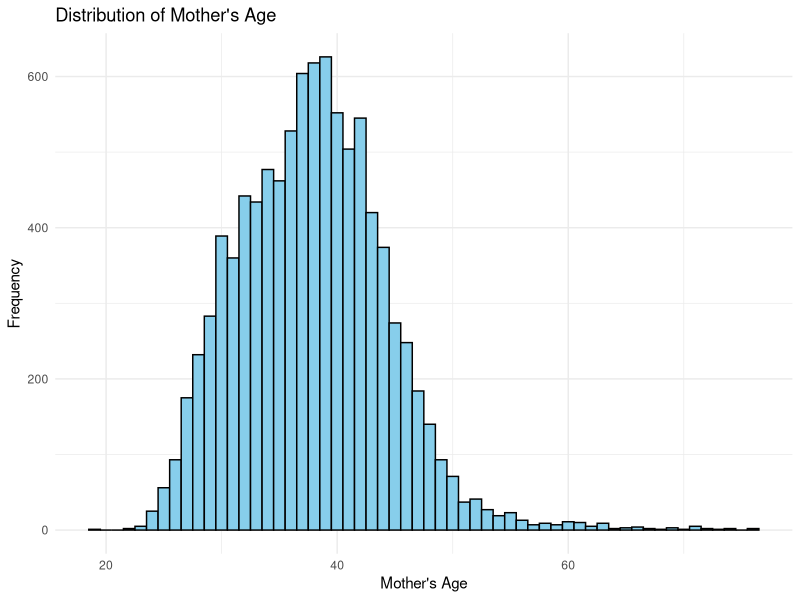
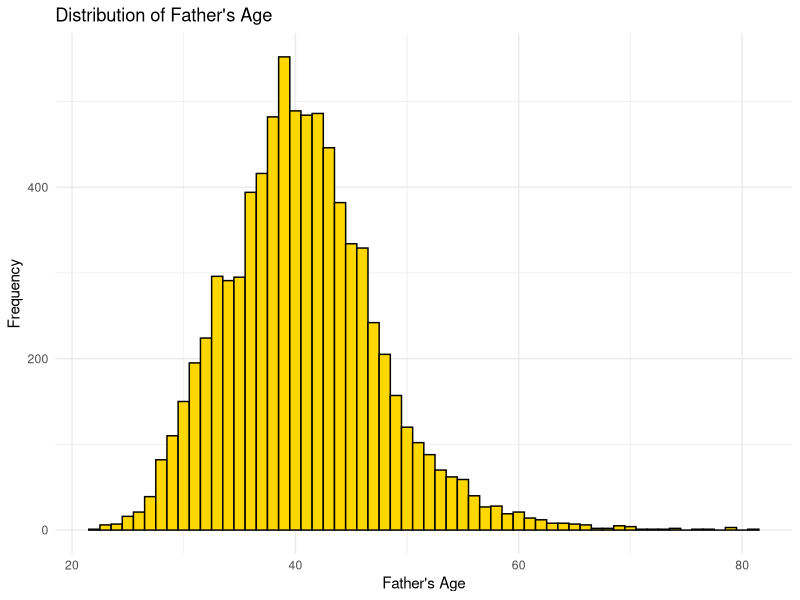
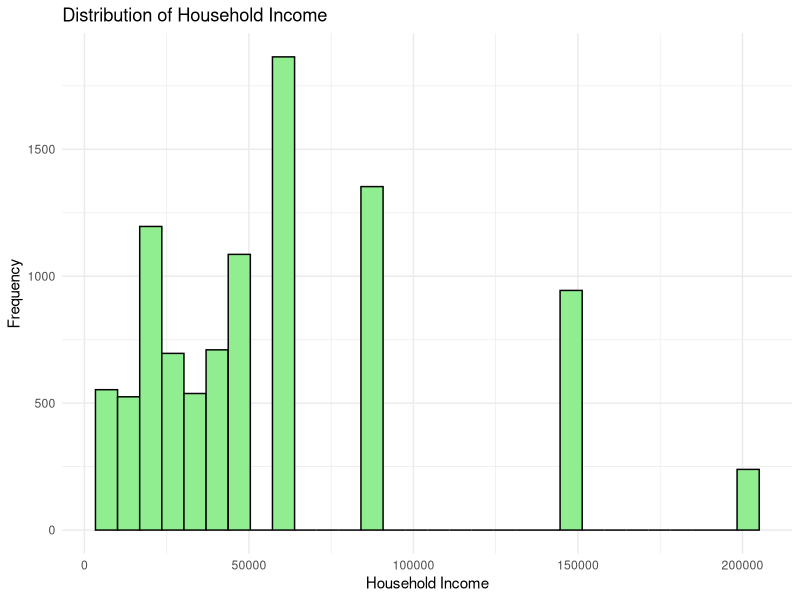
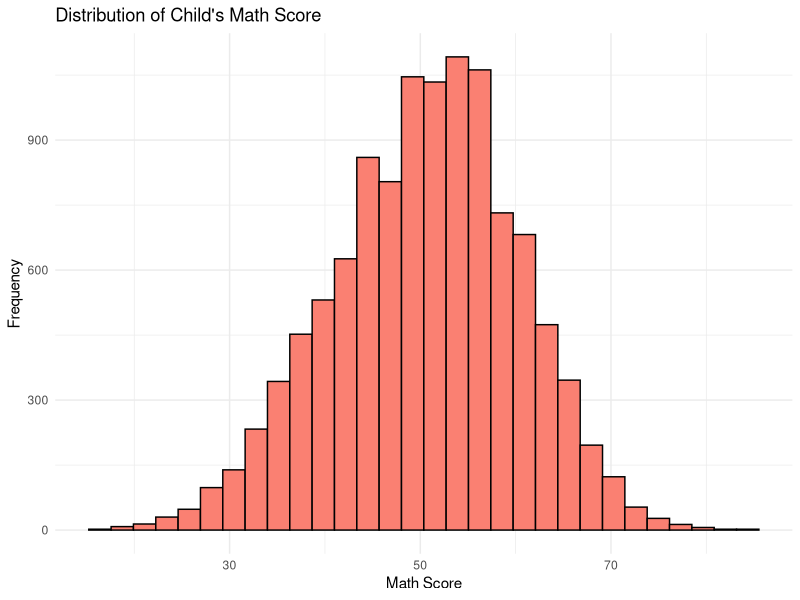
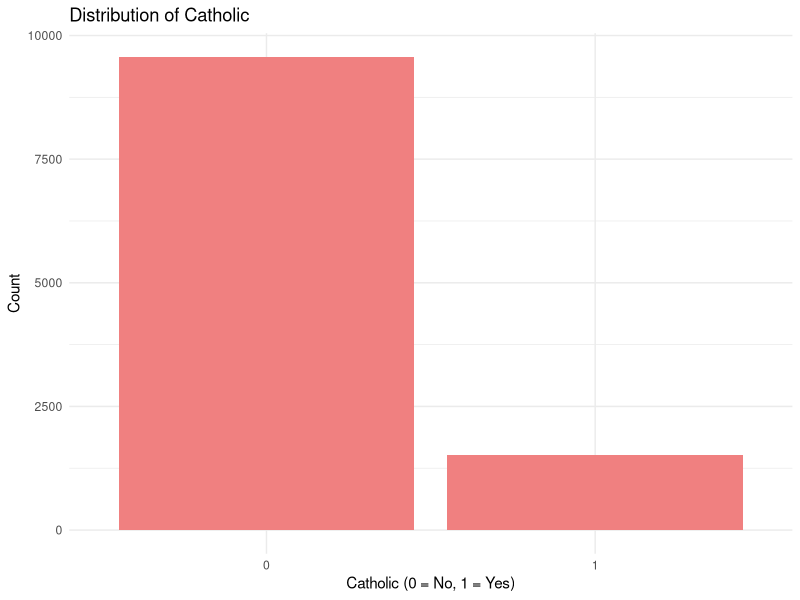
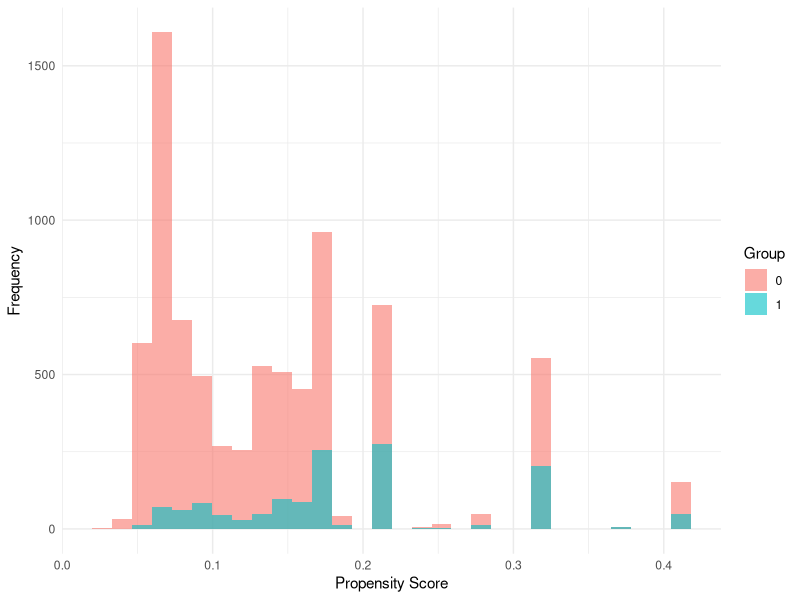
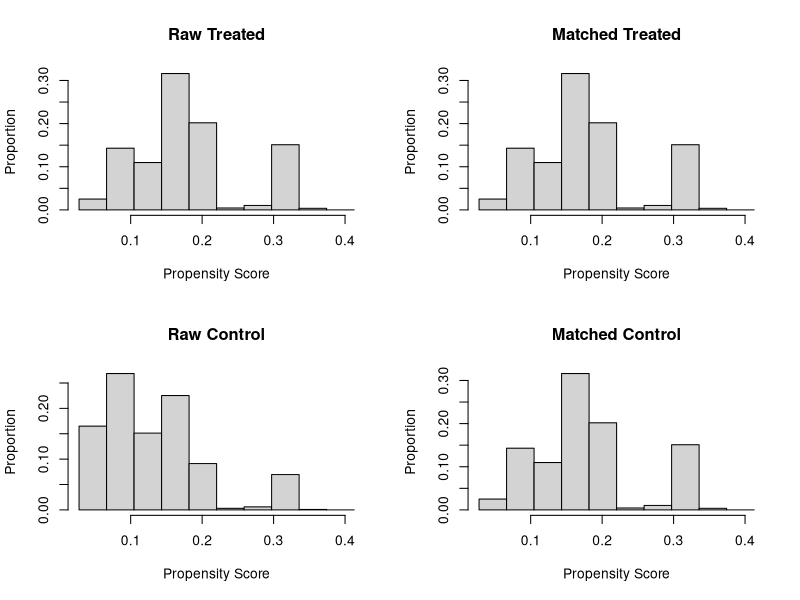

These charts were generated, in order, by the following R code:

# Install necessary packages if you haven't already
install.packages("MatchIt")
install.packages("dplyr")
install.packages("ggplot2")

# Load the libraries
library(MatchIt)
library(dplyr)
library(ggplot2)

setwd(dirname(rstudioapi::getSourceEditorContext()$path))
data <- read.csv(file = "./data/ecls.csv")
data


# Remove the any columns to anonymize the data
data_anonymized <- data[, !(names(data) %in% c("childid"))]
# Summary statistics for numeric columns 

summary_statistics <- data_anonymized %>% 
  
  reframe(across(where(is.numeric), ~ list(mean = mean(.x, na.rm = TRUE),  
                                             
                                             sd = sd(.x, na.rm = TRUE), 
                                             
                                             min = min(.x, na.rm = TRUE), 
                                             
                                             max = max(.x, na.rm = TRUE)))) 
summary_statistics

# Counts  'catholic' columns 
catholic_counts <- table(data_anonymized$catholic) 
catholic_counts


# Histograms for numeric variables: Age of mother and father, household income, and child's math score 

par(mfrow = c(2, 2)) 



# Mother's age distribution 

ggplot(data_anonymized, aes(x = p5hmage)) + 
  
  geom_histogram(binwidth = 1, fill = "skyblue", color = "black") + 
  
  labs(title = "Distribution of Mother's Age", x = "Mother's Age", y = "Frequency") + 
  
  theme_minimal() 



# Father's age distribution 

ggplot(data_anonymized, aes(x = p5hdage)) + 
  
  geom_histogram(binwidth = 1, fill = "gold", color = "black") + 
  
  labs(title = "Distribution of Father's Age", x = "Father's Age", y = "Frequency") + 
  
  theme_minimal() 




# Household income distribution 

ggplot(data_anonymized, aes(x = w3income)) + 
  
  geom_histogram(fill = "lightgreen", color = "black") + 
  
  labs(title = "Distribution of Household Income", x = "Household Income", y = "Frequency") + 
  
  theme_minimal() 



# Child's math score distribution 

ggplot(data_anonymized, aes(x = c5r2mtsc)) + 
  
  geom_histogram(fill = "salmon", color = "black") + 
  
  labs(title = "Distribution of Child's Math Score", x = "Math Score", y = "Frequency") + 
  
  theme_minimal() 



# Catholic distribution 

ggplot(data_anonymized, aes(x = factor(catholic))) + 
  
  geom_bar(fill = "lightcoral") + 
  
  labs(title = "Distribution of Catholic", x = "Catholic (0 = No, 1 = Yes)", y = "Count") + 
  
  theme_minimal() 


# View the first few rows of the anonymized dataframe
head(data_anonymized)


data_anonymized %>%
  group_by(catholic) %>%
  summarise(n_students = n(),
            mean_math = mean(c5r2mtsc_std, na.rm = TRUE),
            std_error = sd(c5r2mtsc_std, na.rm = TRUE) / sqrt(n_students))


pre_treatment_covariates <- c('w3income', 'p5numpla', 'w3momed_hsb')
data_anonymized %>%
  group_by(catholic) %>%
  summarise_at(vars(one_of(pre_treatment_covariates)), ~mean(.x, na.rm = TRUE))

# build the model and update prop score
model_ps <- glm(catholic ~  w3income + p5numpla + w3momed_hsb, family = binomial(), data = data_anonymized)
data_anonymized$pscore <- predict(model_ps, newdata = data_anonymized, type = "response")

#plot the results as a histogram
ggplot(data_anonymized, aes(x = pscore, fill = as.factor(catholic))) +
  geom_histogram(alpha = 0.6, position = "identity", bins = 30) +
  labs(x = "Propensity Score", y = "Frequency", fill = "Group") +
  theme_minimal()

# Remove rows with any NA values in the specified covariates
data_cleaned <- data_anonymized %>%
  filter(complete.cases(catholic, race_white, w3income, p5numpla, w3momed_hsb))

# Further remove rows with non-finite values in numeric covariates
numeric_covariates <- c( "w3income", "p5numpla")
data_cleaned <- data_cleaned %>%
  filter(sapply(data_cleaned[numeric_covariates], is.finite) %>% rowSums() == length(numeric_covariates))

# run matchit() on data_cleaned
mod_match <- matchit(catholic ~ w3income + p5numpla + w3momed_hsb, 
                     method = "nearest", data = data_cleaned) # or data_imputed

# Using the MatchIt package for visualization
#plot(mod_match, type = "jitter")
plot(mod_match, type = "hist")

matched_data <- match.data(mod_match)
matched_data %>%
  group_by(catholic) %>%
  summarise_at(vars(one_of(pre_treatment_covariates)), ~mean(.x, na.rm = TRUE))

with(matched_data, t.test(c5r2mtsc_std ~ catholic))

# You can also use a linear model for a more detailed analysis
lm_effect <- lm(c5r2mtsc_std ~ catholic, data = matched_data)
summary(lm_effect)
